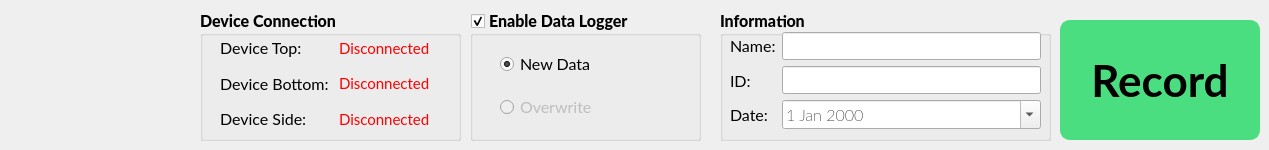
     <widget class="QWidget" name="data_management_widget" native="true">
      <property name="maximumSize">
       <size>
        <width>1871</width>
        <height>151</height>
       </size>
      </property>
      <widget class="QGroupBox" name="data_logger">
       <property name="geometry">
        <rect>
         <x>470</x>
         <y>10</y>
         <width>231</width>
         <height>131</height>
        </rect>
       </property>
       <property name="font">
        <font>
         <family>Lato Heavy</family>
         <pointsize>12</pointsize>
         <bold>true</bold>
        </font>
       </property>
       <property name="title">
        <string>Enable Data Logger</string>
       </property>
       <property name="checkable">
        <bool>true</bool>
       </property>
       <property name="checked">
        <bool>true</bool>
       </property>
       <widget class="QWidget" name="layoutWidget">
        <property name="geometry">
         <rect>
          <x>30</x>
          <y>30</y>
          <width>191</width>
          <height>91</height>
         </rect>
        </property>
        <layout class="QVBoxLayout" name="verticalLayout_14">
         <item>
          <widget class="QRadioButton" name="radioButton">
           <property name="font">
            <font>
             <family>Lato</family>
             <pointsize>12</pointsize>
             <bold>false</bold>
            </font>
           </property>
           <property name="text">
            <string>New Data</string>
           </property>
           <property name="checkable">
            <bool>true</bool>
           </property>
           <property name="checked">
            <bool>true</bool>
           </property>
           <property name="autoExclusive">
            <bool>false</bool>
           </property>
          </widget>
         </item>
         <item>
          <widget class="QRadioButton" name="radioButton_2">
           <property name="enabled">
            <bool>false</bool>
           </property>
           <property name="font">
            <font>
             <family>Lato</family>
             <pointsize>12</pointsize>
             <bold>false</bold>
            </font>
           </property>
           <property name="text">
            <string>Overwrite</string>
           </property>
           <property name="checked">
            <bool>false</bool>
           </property>
          </widget>
         </item>
        </layout>
       </widget>
      </widget>
      <widget class="QGroupBox" name="device_connection">
       <property name="geometry">
        <rect>
         <x>200</x>
         <y>10</y>
         <width>261</width>
         <height>131</height>
        </rect>
       </property>
       <property name="font">
        <font>
         <family>Lato Heavy</family>
         <pointsize>12</pointsize>
         <bold>true</bold>
        </font>
       </property>
       <property name="title">
        <string>Device Connection</string>
       </property>
       <widget class="QWidget" name="layoutWidget">
        <property name="geometry">
         <rect>
          <x>20</x>
          <y>23</y>
          <width>231</width>
          <height>101</height>
         </rect>
        </property>
        <layout class="QGridLayout" name="gridLayout_3">
         <item row="0" column="0">
          <layout class="QVBoxLayout" name="verticalLayout_12">
           <item>
            <widget class="QLabel" name="device_top">
             <property name="font">
              <font>
               <family>Lato</family>
               <pointsize>12</pointsize>
               <bold>false</bold>
              </font>
             </property>
             <property name="text">
              <string>Device Top:</string>
             </property>
            </widget>
           </item>
           <item>
            <widget class="QLabel" name="device_bottom">
             <property name="font">
              <font>
               <family>Lato</family>
               <pointsize>12</pointsize>
               <bold>false</bold>
              </font>
             </property>
             <property name="text">
              <string>Device Bottom:</string>
             </property>
            </widget>
           </item>
           <item>
            <widget class="QLabel" name="device_side_2">
             <property name="font">
              <font>
               <family>Lato</family>
               <pointsize>12</pointsize>
               <bold>false</bold>
              </font>
             </property>
             <property name="text">
              <string>Device Side:</string>
             </property>
            </widget>
           </item>
          </layout>
         </item>
         <item row="0" column="1">
          <layout class="QVBoxLayout" name="verticalLayout_13">
           <item>
            <widget class="QLabel" name="device_top_status">
             <property name="font">
              <font>
               <family>Lato</family>
               <pointsize>11</pointsize>
               <bold>false</bold>
              </font>
             </property>
             <property name="styleSheet">
              <string notr="true">QLabel{
	color: red;
}</string>
             </property>
             <property name="text">
              <string>Disconnected</string>
             </property>
            </widget>
           </item>
           <item>
            <widget class="QLabel" name="device_bottom_status">
             <property name="font">
              <font>
               <family>Lato</family>
               <pointsize>11</pointsize>
               <bold>false</bold>
              </font>
             </property>
             <property name="styleSheet">
              <string notr="true">QLabel{
	color: red;
}</string>
             </property>
             <property name="text">
              <string>Disconnected</string>
             </property>
            </widget>
           </item>
           <item>
            <widget class="QLabel" name="device_side_status">
             <property name="font">
              <font>
               <family>Lato</family>
               <pointsize>11</pointsize>
               <bold>false</bold>
              </font>
             </property>
             <property name="styleSheet">
              <string notr="true">QLabel{
	color: red;
}</string>
             </property>
             <property name="text">
              <string>Disconnected</string>
             </property>
            </widget>
           </item>
          </layout>
         </item>
        </layout>
       </widget>
      </widget>
      <widget class="QGroupBox" name="saved_data_information">
       <property name="geometry">
        <rect>
         <x>720</x>
         <y>10</y>
         <width>331</width>
         <height>131</height>
        </rect>
       </property>
       <property name="font">
        <font>
         <family>Lato Heavy</family>
         <pointsize>12</pointsize>
         <bold>true</bold>
        </font>
       </property>
       <property name="title">
        <string>Information</string>
       </property>
       <widget class="QWidget" name="layoutWidget">
        <property name="geometry">
         <rect>
          <x>10</x>
          <y>20</y>
          <width>311</width>
          <height>101</height>
         </rect>
        </property>
        <layout class="QGridLayout" name="gridLayout_4">
         <item row="0" column="0">
          <layout class="QVBoxLayout" name="verticalLayout_15">
           <item>
            <widget class="QLabel" name="label_name">
             <property name="font">
              <font>
               <family>Lato</family>
               <pointsize>12</pointsize>
               <bold>false</bold>
              </font>
             </property>
             <property name="text">
              <string>Name:</string>
             </property>
            </widget>
           </item>
           <item>
            <widget class="QLabel" name="label_id">
             <property name="font">
              <font>
               <family>Lato</family>
               <pointsize>12</pointsize>
               <bold>false</bold>
              </font>
             </property>
             <property name="text">
              <string>ID:</string>
             </property>
            </widget>
           </item>
           <item>
            <widget class="QLabel" name="label_date">
             <property name="font">
              <font>
               <family>Lato</family>
               <pointsize>12</pointsize>
               <bold>false</bold>
              </font>
             </property>
             <property name="text">
              <string>Date:</string>
             </property>
            </widget>
           </item>
          </layout>
         </item>
         <item row="0" column="1">
          <layout class="QVBoxLayout" name="verticalLayout_16">
           <item>
            <widget class="QLineEdit" name="name_for_csv">
             <property name="font">
              <font>
               <family>Lato Thin</family>
               <pointsize>12</pointsize>
               <bold>false</bold>
              </font>
             </property>
            </widget>
           </item>
           <item>
            <widget class="QLineEdit" name="id_for_csv">
             <property name="font">
              <font>
               <family>Lato Thin</family>
               <pointsize>12</pointsize>
               <bold>false</bold>
              </font>
             </property>
            </widget>
           </item>
           <item>
            <widget class="QDateEdit" name="date_for_csv">
             <property name="font">
              <font>
               <family>Lato Thin</family>
               <pointsize>12</pointsize>
               <bold>false</bold>
              </font>
             </property>
             <property name="calendarPopup">
              <bool>true</bool>
             </property>
            </widget>
           </item>
          </layout>
         </item>
        </layout>
       </widget>
      </widget>
      <widget class="QPushButton" name="recordButton">
       <property name="geometry">
        <rect>
         <x>1060</x>
         <y>20</y>
         <width>200</width>
         <height>120</height>
        </rect>
       </property>
       <property name="minimumSize">
        <size>
         <width>200</width>
         <height>120</height>
        </size>
       </property>
       <property name="font">
        <font>
         <family>Lato</family>
         <pointsize>33</pointsize>
         <bold>true</bold>
        </font>
       </property>
       <property name="styleSheet">
        <string notr="true">QPushButton{
	    background-color: rgb(74, 222, 128);
        border-style: solid;
        border-width: 2px;
        border-radius: 10px;  
        border-color: rgb(74, 222, 128);
}

QPushButton:hover {
        border-color: #38bdf8;  /* Change border color on hover */
}</string>
       </property>
       <property name="text">
        <string>Record</string>
       </property>
       <property name="checkable">
        <bool>false</bool>
       </property>
       <property name="autoDefault">
        <bool>false</bool>
       </property>
      </widget>
      <widget class="QLabel" name="logoWTMH">
       <property name="geometry">
        <rect>
         <x>30</x>
         <y>10</y>
         <width>120</width>
         <height>120</height>
        </rect>
       </property>
       <property name="minimumSize">
        <size>
         <width>120</width>
         <height>120</height>
        </size>
       </property>
       <property name="text">
        <string/>
       </property>
       <property name="pixmap">
        <pixmap resource="resources.qrc">:/images/images/WTMH.png</pixmap>
       </property>
       <property name="scaledContents">
        <bool>true</bool>
       </property>
      </widget>
     </widget>
